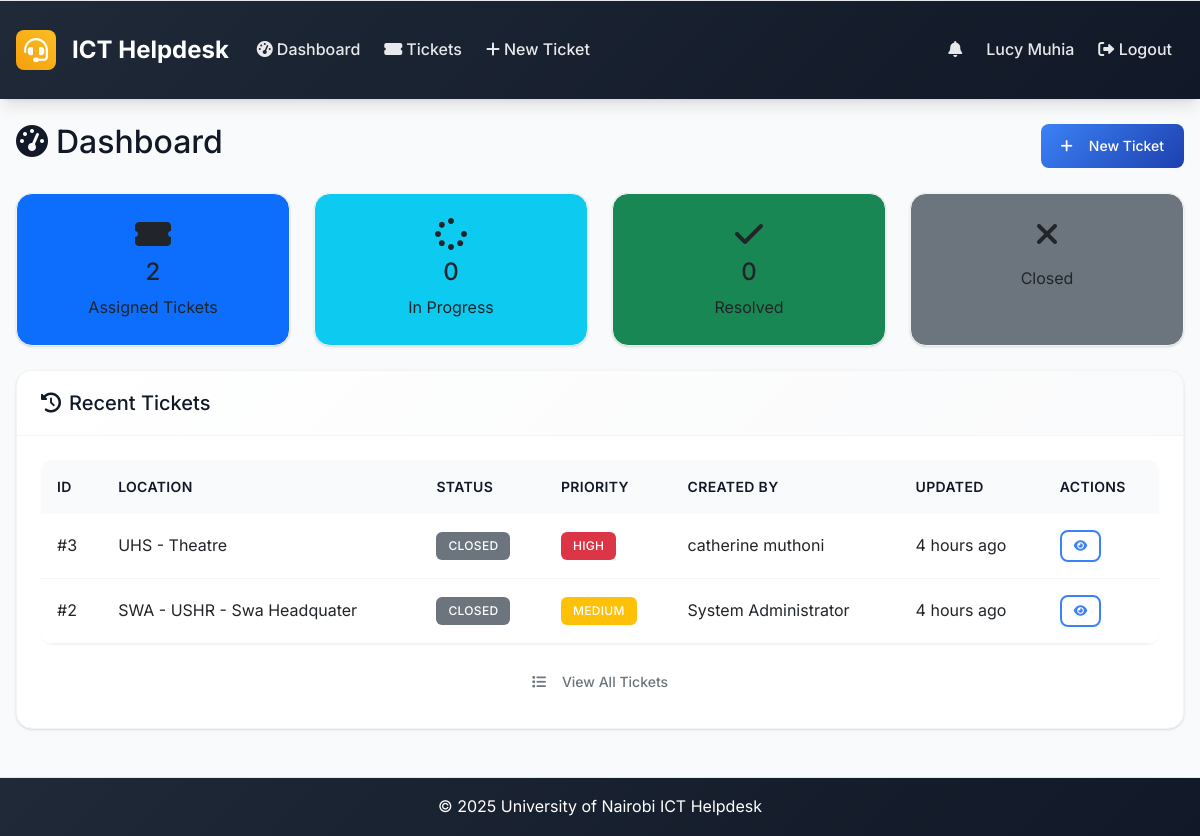
/dashboard (signed in), run on an earlier commit of the app's database.
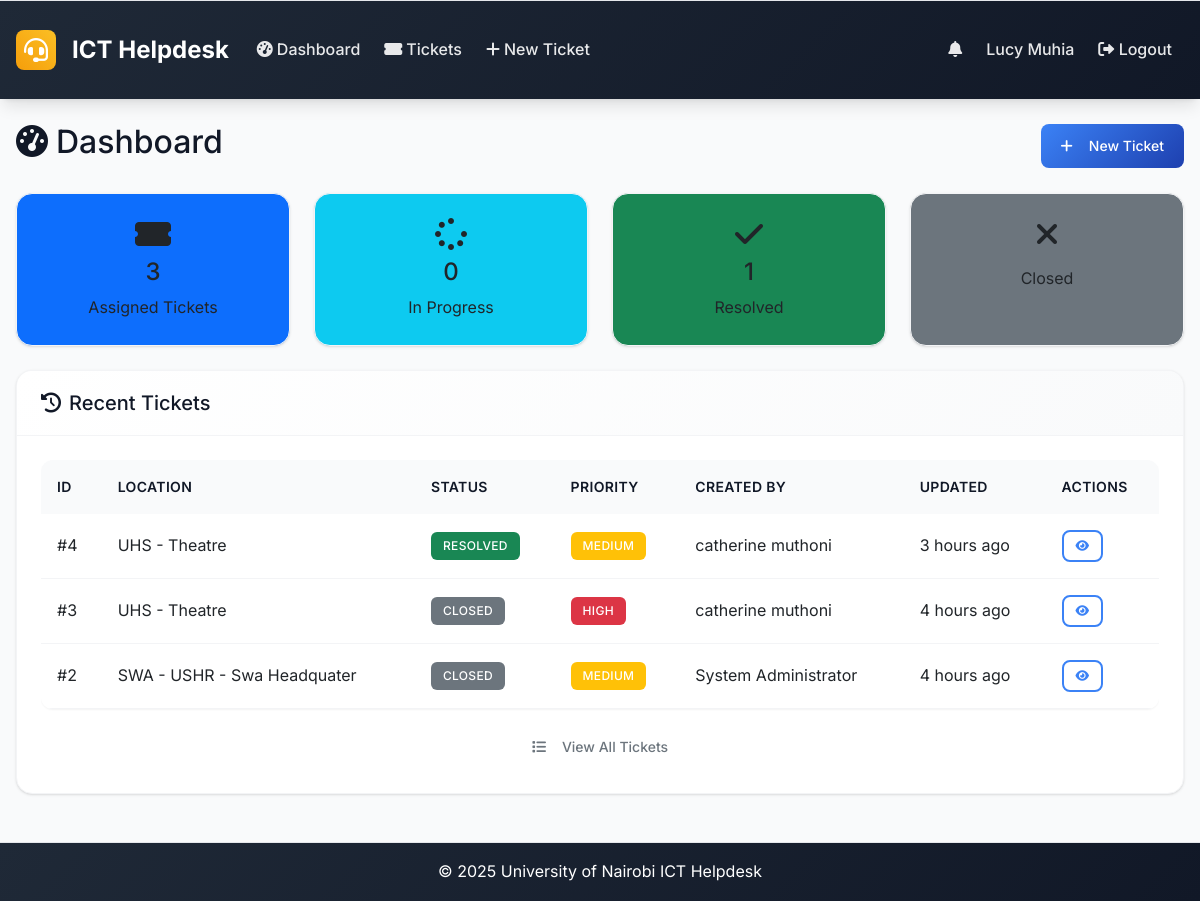
And on a later commit of the database.
### models.py (models this page shows, shortened)
class Ticket(db.Model):
    id = db.Column(db.Integer, primary_key=True)
    location = db.Column(db.String(200), nullable=False)
    description = db.Column(Text, nullable=False)
    status = db.Column(db.String(20), nullable=False, default='open')  # open, in_progress, resolved, closed
    priority = db.Column(db.String(20), nullable=False, default='medium')  # low, medium, high, urgent
    created_at = db.Column(db.DateTime, default=datetime.utcnow)
    updated_at = db.Column(db.DateTime, default=datetime.utcnow, onupdate=datetime.utcnow)
    closed_at = db.Column(db.DateTime)
    closed_by_id = db.Column(db.Integer, db.ForeignKey('user.id'), nullable=True)
    due_date = db.Column(db.DateTime, nullable=True)
    created_by_id = db.Column(db.Integer, db.ForeignKey('user.id'), nullable=True)
    category_id = db.Column(db.Integer, db.ForeignKey('category.id'))
    comments = db.relationship('Comment', backref='ticket', lazy='dynamic', cascade='all, delete-orphan')
    attachments = db.relationship('Attachment', backref='ticket', lazy='dynamic', cascade='all, delete-orphan')
    assignees = db.relationship('User', secondary=ticket_assignees, back_populates='assigned_tickets', lazy='selectin')
    closed_by = db.relationship('User', foreign_keys=[closed_by_id], backref='closed_tickets')

class User(UserMixin, db.Model):
    id = db.Column(db.Integer, primary_key=True)
    username = db.Column(db.String(64), unique=True, nullable=False)
    email = db.Column(db.String(120), unique=True, nullable=False)
    password_hash = db.Column(db.String(256), nullable=False)
    full_name = db.Column(db.String(100), nullable=False)
    role = db.Column(db.String(20), nullable=False, default='user')  # admin, intern, user
    created_at = db.Column(db.DateTime, default=datetime.utcnow)
    is_active = db.Column(db.Boolean, default=True)
    is_verified = db.Column(db.Boolean, default=False)
    verification_token = db.Column(db.String(128), nullable=True)
    tickets_created = db.relationship('Ticket', foreign_keys='Ticket.created_by_id', backref='creator', lazy='dynamic')
    assigned_tickets = db.relationship('Ticket', secondary='ticket_assignees', back_populates='assignees', lazy='selectin')
    comments = db.relationship('Comment', backref='author', lazy='dynamic')

### routes.py (the view)
@app.route('/dashboard')
@login_required
def dashboard():
    if current_user.role == 'admin':
        return redirect(url_for('admin_dashboard'))
    stats = get_dashboard_stats(current_user)
    recent_tickets = Ticket.query.join(Ticket.assignees).filter(User.id == current_user.id).order_by(desc(Ticket.updated_at)).limit(5).all()
    return render_template('dashboard.html', stats=stats, recent_tickets=recent_tickets)

### app.py (called while the page is built)
@login_manager.user_loader
def load_user(user_id):
    from models import User
    return User.query.get(int(user_id))

@app.context_processor
def inject_now():
    return {'now': datetime.utcnow}

### routes.py (called while the page is built)
@app.context_processor
def inject_datetime():
    return dict(datetime=datetime)

### utils.py (called while the page is built)
def get_priority_badge_class(priority):
    classes = {
        'low': 'bg-secondary',
        'medium': 'bg-warning',
        'high': 'bg-danger',
        'urgent': 'bg-danger'
    }
    return classes.get(priority, 'bg-secondary')

def get_status_badge_class(status):
    classes = {
        'open': 'bg-primary',
        'in_progress': 'bg-warning',
        'resolved': 'bg-success',
        'closed': 'bg-secondary'
    }
    return classes.get(status, 'bg-secondary')

### templates/dashboard.html (shortened to what the changed rows need)
{% extends "base.html" %}
{% block content %}
<div class="d-flex justify-content-between align-items-center mb-4">
    <h2><i class="fas fa-tachometer-alt me-2"></i>Dashboard</h2>
</div>
<div class="row mb-4">
    {% if current_user.role == 'intern' %}
        <div class="col-md-3">
            <a href="{{ url_for('tickets_list', status='assigned') }}" class="text-decoration-none">
                <div class="card bg-primary h-100">
                    <div class="card-body text-center">
                        <i class="fas fa-ticket-alt fa-2x mb-2"></i>
                        <h4>{{ stats.assigned_tickets }}</h4>
                        <p class="mb-0">Assigned Tickets</p>
                    </div>
                </div>
            </a>
        </div>
        <div class="col-md-3">
            <a href="{{ url_for('tickets_list', status='in_progress') }}" class="text-decoration-none">
                <div class="card bg-info h-100">
                    <div class="card-body text-center">
                        <i class="fas fa-spinner fa-2x mb-2"></i>
                        <h4>{{ stats.my_in_progress }}</h4>
                        <p class="mb-0">In Progress</p>
                    </div>
                </div>
            </a>
        </div>
        <div class="col-md-3">
            <a href="{{ url_for('tickets_list', status='resolved') }}" class="text-decoration-none">
                <div class="card bg-success h-100">
                    <div class="card-body text-center">
                        <i class="fas fa-check fa-2x mb-2"></i>
                        <h4>{{ stats.my_resolved }}</h4>
                        <p class="mb-0">Resolved</p>
                    </div>
                </div>
            </a>
        </div>
        <div class="col-md-3">
            <a href="{{ url_for('tickets_list', status='closed') }}" class="text-decoration-none">
                <div class="card bg-secondary h-100">
                    <div class="card-body text-center">
                        <i class="fas fa-times fa-2x mb-2"></i>
                        <p class="mb-0">Closed</p>
                    </div>
                </div>
            </a>
        </div>
    {% endif %}
</div>
<div class="card">
    <div class="card-body">
        {% if recent_tickets %}
            <div class="table-responsive">
                <table class="table table-hover">
                    <thead>
                        <tr>
                            <th>ID</th>
                            <th>Location</th>
                            <th>Status</th>
                            <th>Priority</th>
                            {% if current_user.role == 'intern' %}
                            <th>Created By</th>
                            {% else %}
                            <th>Assigned To</th>
                            {% endif %}
                            <th>Updated</th>
                            <th>Actions</th>
                        </tr>
                    </thead>
                    <tbody>
                        {% for ticket in recent_tickets %}
                        <tr>
                            <td>#{{ ticket.id }}</td>
                            <td>{{ ticket.location[:50] }}{% if ticket.location and ticket.location|length > 50 %}...{% endif %}</td>
                            <td>
                                <span class="badge {{ ticket.status|status_badge }}">
                                    {{ ticket.status.replace('_', ' ').title() }}
                                </span>
                            </td>
                            <td>
                                <span class="badge {{ ticket.priority|priority_badge }}">
                                    {{ ticket.priority.title() }}
                                </span>
                            </td>
                            {% if current_user.role == 'intern' %}
                            <td>{{ ticket.creator.full_name }}</td>
                            {% endif %}
                            <td>{{ ticket.updated_at|time_ago }}</td>
                            <td>
                                <a href="{{ url_for('ticket_detail', id=ticket.id) }}" class="btn btn-sm btn-outline-primary">
                                    <i class="fas fa-eye"></i>
                                </a>
                            </td>
                        </tr>
                        {% endfor %}
                    </tbody>
                </table>
            </div>
        {% endif %}
    </div>
</div>
{% endblock %}

What changed in the data, as far as the page shows it:
added Ticket: id "4", location "UHS - Theatre", status.replace "RESOLVED", priority "MEDIUM", creator.full_name "catherine muthoni", updated_at "3 hours ago"
Also different on the page:
{{ stats.assigned_tickets }}: "2" → "3"
{{ stats.my_resolved }}: "0" → "1"
